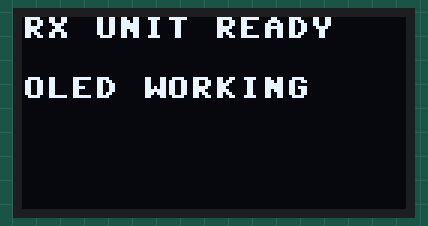
Recording of a program running on a simulated Raspberry Pi Pico running MicroPython. Shown: 128×64 one-colour display. Library files of the repository ran but are not shown: sh1106.py. At 0.1 s the program stops and its outputs stay as they are.

Above: at 0.2 s.

The program:

test2.py
```python
from machine import Pin, I2C
import sh1106

i2c = I2C(0, scl=Pin(5), sda=Pin(4), freq=400000)
oled = sh1106.SH1106_I2C(128,64,i2c)
oled.flip(True)

oled.fill(0)
oled.text("RX UNIT READY",0,0)
oled.text("OLED WORKING",0,20)
oled.show()
```
